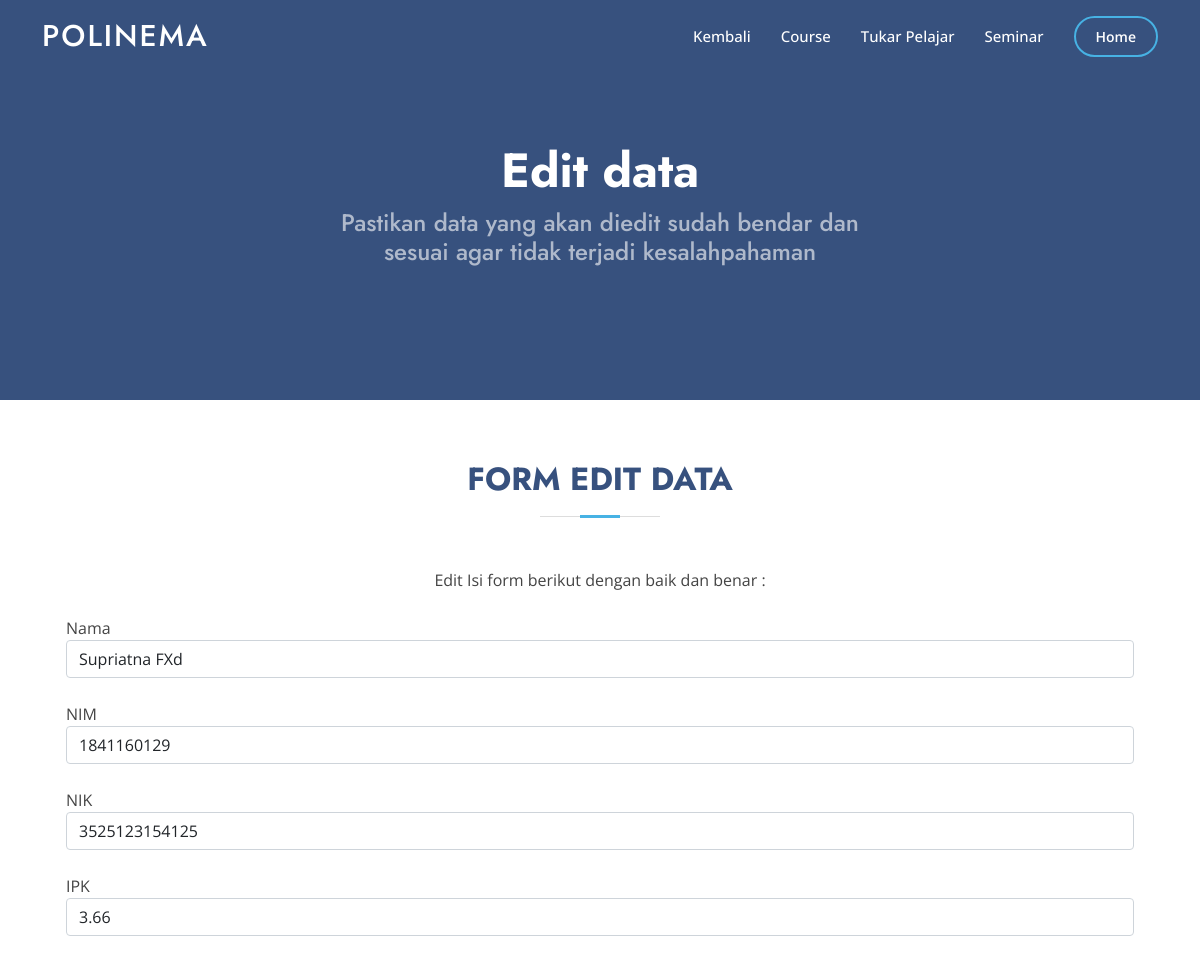
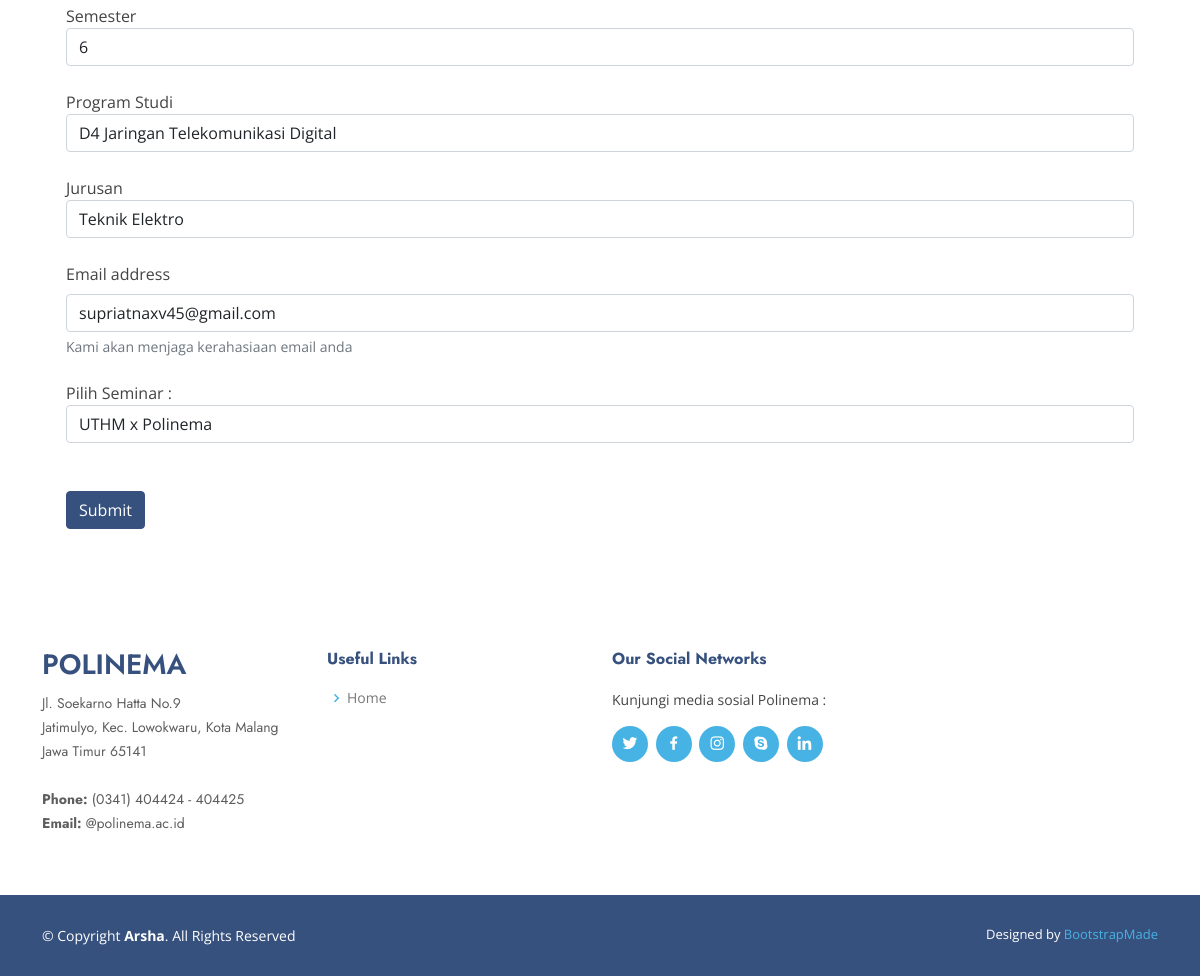
Page /editdatamasuktd.php?id=10 on the committed database (2 pictures, top to bottom).
### tables this page shows
CREATE TABLE `mahasiswa` (
  `id_mhs` int(11) NOT NULL,
  `nama_mhs` varchar(50) NOT NULL,
  `nim` varchar(15) NOT NULL,
  `nik` varchar(20) DEFAULT NULL,
  `ipk` float DEFAULT NULL,
  `semester` int(11) DEFAULT NULL,
  `prodi` varchar(50) NOT NULL,
  `jurusan` varchar(50) NOT NULL,
  `email` varchar(50) NOT NULL,
  `status_bayar` varchar(10) NOT NULL DEFAULT 'Belum',
  `id_seminar` int(11) DEFAULT NULL,
  `id_tukper` int(11) DEFAULT NULL
);

### db/conn.php (called while the page is built, shortened)
<?php
    $host = 'localhost';
    $db = 'internasional';
    $user = 'root';
    $pass = '';
    $charset = 'utf8mb4';
    $dsn = "mysql:host=$host; dbname=$db; charset=$charset";
    try{
        $pdo = new PDO($dsn, $user, $pass);
        $pdo->setAttribute(PDO::ATTR_ERRMODE, PDO::ERRMODE_EXCEPTION);
    } catch(PDOException $e) {
        throw new PDOException($e->getMessage());
    }
    require_once 'crud.php';
    $crud = new crud($pdo);
?>

### db/crud.php (called while the page is built, shortened)
<?php
    class crud{
        private $db;
        function __construct($conn){
            $this->db = $conn;
        }
        public function getMahasiswa2Details($id){
            try{
            $sql = "SELECT * FROM mahasiswa m inner join tukper t on m.id_tukper = t.id_tukper where id_mhs = :id";
            $stmt = $this->db->prepare($sql);
            $stmt->bindparam(':id', $id);
            $stmt->execute();
            $result = $stmt->fetch();
            return $result;
            }catch(PDOException $e){
               echo $e->getMessage();
               return false;
           }
        }
        public function getTukper(){
            try{
            $sql = "SELECT * FROM tukper";
            $result = $this-> db->query($sql);
            return $result;
            }catch(PDOException $e){
                echo $e->getMessage();
                return false;
            }
        }
    }
?>

### editdatamasuktd.php (the view, shortened to what this page needs)
<?php
    require_once 'db/conn.php';
    $results = $crud->getTukper();
    $id = $_GET['id'];
    $course = $crud->getMahasiswa2Details($id);
?>
<!DOCTYPE html>
<html lang="en">
<head>
  <link href="assets/vendor/aos/aos.css" rel="stylesheet">
  <link href="assets/vendor/bootstrap/css/bootstrap.min.css" rel="stylesheet">
  <link href="assets/vendor/bootstrap-icons/bootstrap-icons.css" rel="stylesheet">
  <link href="assets/vendor/boxicons/css/boxicons.min.css" rel="stylesheet">
  <link href="assets/vendor/glightbox/css/glightbox.min.css" rel="stylesheet">
  <link href="assets/vendor/remixicon/remixicon.css" rel="stylesheet">
  <link href="assets/vendor/swiper/swiper-bundle.min.css" rel="stylesheet">
  <link href="assets/css/stylef.css" rel="stylesheet">
</head>
<body>
  <header id="header" class="fixed-top ">
    <div class="container d-flex align-items-center">
      <h1 class="logo me-auto"><a href="index.php">POLINEMA</a></h1>
      <nav id="navbar" class="navbar">
        <ul>
          <li><a class="nav-link scrollto" href="datamasuktd.php">Kembali</a></li>
          <li><a class="nav-link scrollto" href="course.php">Course</a></li>
          <li><a class="nav-link scrollto" href="tukper.php">Tukar Pelajar</a></li>
          <li><a class="nav-link scrollto" href="seminar.php">Seminar</a></li>
          <li><a class="getstarted scrollto" href="index.php">Home</a></li>
        </ul>
      </nav>
    </div>
  </header>
  <section id="hero" class="d-flex align-items-center">
    <div class="container">
      <div class="row d-flex justify-content-center">
        <div style="text-align:center;" class="col-lg-6 d-flex flex-column justify-content-center pt-4 pt-lg-0 order-2 order-lg-1" data-aos="fade-up" data-aos-delay="200">
          <h1>Edit data</h1>
          <h2>Pastikan data yang akan diedit sudah bendar dan sesuai agar tidak terjadi kesalahpahaman</h2>
        </div>
      </div>
    </div>
  </section>
  <main id="main">
    <section id="about" class="about">
      <div class="container" data-aos="fade-up">
        <div class="section-title">
          <h2>Form Edit Data</h2>
        </div>
        <div class="row content d-flex justify-content-center">
          <div class="col-lg-6">
            <p style="text-align: center;">
              Edit Isi form berikut dengan baik dan benar :
            </p>
        </div>
        <form method="post" action ="editpdatamasuktd.php">
            <br>
            <div class="container">
                <label for="nama">Nama</label>
                <input required type="text" class="form-control" value="<?php echo $course['nama_mhs']?>" id="nama" name="nama">
            </div>
            <br>
            <div class="container">
                <label for="nim">NIM</label>
                <input required type="number" require class="form-control" value="<?php echo $course['nim']?>" id="nim" name="nim">
            </div>
            <br>
            <div class="container">
                <label for="nik">NIK</label>
                <input required type="number" require class="form-control" value="<?php echo $course['nik']?>" id="nik" name="nik">
            </div>
            <br>
            <div class="container">
                <label for="ipk">IPK</label>
                <input required type="text" require class="form-control" value="<?php echo $course['ipk']?>" id="ipk" name="ipk">
            </div>
            <br>
            <div class="container">
                <label for="semester">Semester</label>
                <input required type="text" require class="form-control" value="<?php echo $course['semester']?>" id="semester" name="semester">
            </div>
            <br>
            <div class="container">
                <label for="prodi">Program Studi</label>
                <input required type="text" class="form-control" value="<?php echo $course['prodi']?>" id="prodi" name="prodi">
            </div>
            <br>
            <div class="container">
                <label for="jurusan">Jurusan</label>
                <input required type="text" class="form-control" value="<?php echo $course['jurusan']?>" id="jurusan" name="jurusan">
            </div>
            <br>
            <div class="container">
                <label for="email" class="form-label">Email address</label>
                <input required type="email" class="form-control" value="<?php echo $course['email']?>" id="email" name="email" aria-describedby="emailHelp" >
                <div id="emailHelp" class="form-text">Kami akan menjaga kerahasiaan email anda</div>
            </div>
            <br>
            <div class="container-md">
            <label for="namat">Pilih Seminar :</label>
            <select class="form-control" id="namat" name="namat">
            <?php while($r = $results->fetch(PDO::FETCH_ASSOC)){?>
                <option value="<?php echo $r['id_tukper'] ?>" <?php if($r['id_tukper'] ==
                    $course['id_tukper']) echo 'selected'?>>
                    <?php echo $r['program']; ?>
                </option>
            <?php }?>
            </select>
            </div>
            <br>
            <br>
            <div class = "container ">
            <button style="background-color:#37517e; border-color: #37517e;" type="submit" name="submit" class="btn btn-primary btn-md">Submit</button>
            </div>
        </form>
        <br>
        <br>
      </div>
    </section>
  </main>
  <footer id="footer">
    <div class="footer-top">
      <div class="container">
        <div class="row">
          <div class="col-lg-3 col-md-6 footer-contact">
            <h3>Polinema</h3>
            <p>
              Jl. Soekarno Hatta No.9 <br>
              Jatimulyo, Kec. Lowokwaru, Kota Malang<br>
              Jawa Timur 65141 <br><br>
              <strong>Phone:</strong> (0341) 404424 - 404425<br>
              <strong>Email:</strong> @polinema.ac.id<br>
            </p>
          </div>
          <div class="col-lg-3 col-md-6 footer-links">
            <h4>Useful Links</h4>
            <ul>
              <li><i class="bx bx-chevron-right"></i> <a href="index.php">Home</a></li>
            </ul>
          </div>
          <div class="col-lg-3 col-md-6 footer-links">
            <h4>Our Social Networks</h4>
            <p>Kunjungi media sosial Polinema :</p>
            <div class="social-links mt-3">
              <a href="#" class="twitter"><i class="bx bxl-twitter"></i></a>
              <a href="#" class="facebook"><i class="bx bxl-facebook"></i></a>
              <a href="#" class="instagram"><i class="bx bxl-instagram"></i></a>
              <a href="#" class="google-plus"><i class="bx bxl-skype"></i></a>
              <a href="#" class="linkedin"><i class="bx bxl-linkedin"></i></a>
            </div>
          </div>
        </div>
      </div>
    </div>
    <div class="container footer-bottom clearfix">
      <div class="copyright">
        &copy; Copyright <strong><span>Arsha</span></strong>. All Rights Reserved
      </div>
      <div class="credits">
        Designed by <a href="https://bootstrapmade.com/">BootstrapMade</a>
      </div>
    </div>
  </footer>
</body>
</html>

### assets/css/stylef.css (style rules this page uses)
body { font-family: "Open Sans", sans-serif; color: #444444; }
a { color: #47b2e4; text-decoration: none; }
h1, h2, h3, h4, h5, h6 { font-family: "Jost", sans-serif; }
#header { transition: all 0.5s; z-index: 997; padding: 15px 0; }
#header .logo { font-size: 30px; margin: 0; padding: 0; line-height: 1; font-weight: 500; letter-spacing: 2px; text-transform: uppercase; }
#header .logo a { color: #fff; }
.navbar { padding: 0; }
.navbar ul { margin: 0; padding: 0; display: flex; list-style: none; align-items: center; }
.navbar li { position: relative; }
.navbar a { display: flex; align-items: center; justify-content: space-between; padding: 10px 0 10px 30px; font-size: 15px; font-weight: 500; color: #fff; white-space: nowrap; transition: 0.3s; }
.navbar .getstarted { padding: 8px 20px; margin-left: 30px; border-radius: 50px; color: #fff; font-size: 14px; border: 2px solid #47b2e4; font-weight: 600; }
#hero { width: 100%; height: 50vh; background: #37517e; }
#hero .container { padding-top: 60px; }
#hero h1 { margin: 0 0 10px 0; font-size: 48px; font-weight: 700; line-height: 56px; color: #fff; }
#hero h2 { color: rgba(255, 255, 255, 0.6); margin-bottom: 50px; font-size: 24px; }
section { padding: 60px 0; overflow: hidden; }
.section-title { text-align: center; padding-bottom: 30px; }
.section-title h2 { font-size: 32px; font-weight: bold; text-transform: uppercase; margin-bottom: 20px; padding-bottom: 20px; position: relative; color: #37517e; }
.section-title h2::before { content: ''; position: absolute; display: block; width: 120px; height: 1px; background: #ddd; bottom: 1px; left: calc(50% - 60px); }
.section-title h2::after { content: ''; position: absolute; display: block; width: 40px; height: 3px; background: #47b2e4; bottom: 0; left: calc(50% - 20px); }
.about .content p:last-child { margin-bottom: 0; }
#footer { font-size: 14px; background: #37517e; }
#footer .footer-top { padding: 60px 0 30px 0; background: #fff; }
#footer .footer-top .footer-contact { margin-bottom: 30px; }
#footer .footer-top .footer-contact h3 { font-size: 28px; margin: 0 0 10px 0; padding: 2px 0 2px 0; line-height: 1; text-transform: uppercase; font-weight: 600; color: #37517e; }
#footer .footer-top .footer-contact p { font-size: 14px; line-height: 24px; margin-bottom: 0; font-family: "Jost", sans-serif; color: #5e5e5e; }
#footer .footer-top h4 { font-size: 16px; font-weight: bold; color: #37517e; position: relative; padding-bottom: 12px; }
#footer .footer-top .footer-links { margin-bottom: 30px; }
#footer .footer-top .footer-links ul { list-style: none; padding: 0; margin: 0; }
#footer .footer-top .footer-links ul i { padding-right: 2px; color: #47b2e4; font-size: 18px; line-height: 1; }
#footer .footer-top .footer-links ul li { padding: 10px 0; display: flex; align-items: center; }
#footer .footer-top .footer-links ul li:first-child { padding-top: 0; }
#footer .footer-top .footer-links ul a { color: #777777; transition: 0.3s; display: inline-block; line-height: 1; }
#footer .footer-top .social-links a { font-size: 18px; display: inline-block; background: #47b2e4; color: #fff; line-height: 1; padding: 8px 0; margin-right: 4px; border-radius: 50%; text-align: center; width: 36px; height: 36px; transition: 0.3s; }
#footer .footer-bottom { padding-top: 30px; padding-bottom: 30px; color: #fff; }
#footer .copyright { float: left; }
#footer .credits { float: right; font-size: 13px; }
#footer .credits a { transition: 0.3s; }

### rows in the picture
mahasiswa: nama "Supriatna FXd", nim "1841160129", nik "3525123154125", ipk "3.66", semester "6", prodi "D4 Jaringan Telekomunikasi Digital", jurusan "Teknik Elektro", email "supriatnaxv45@gmail.com"

### other values in the picture
form field namat "UTHM x Polinema"
